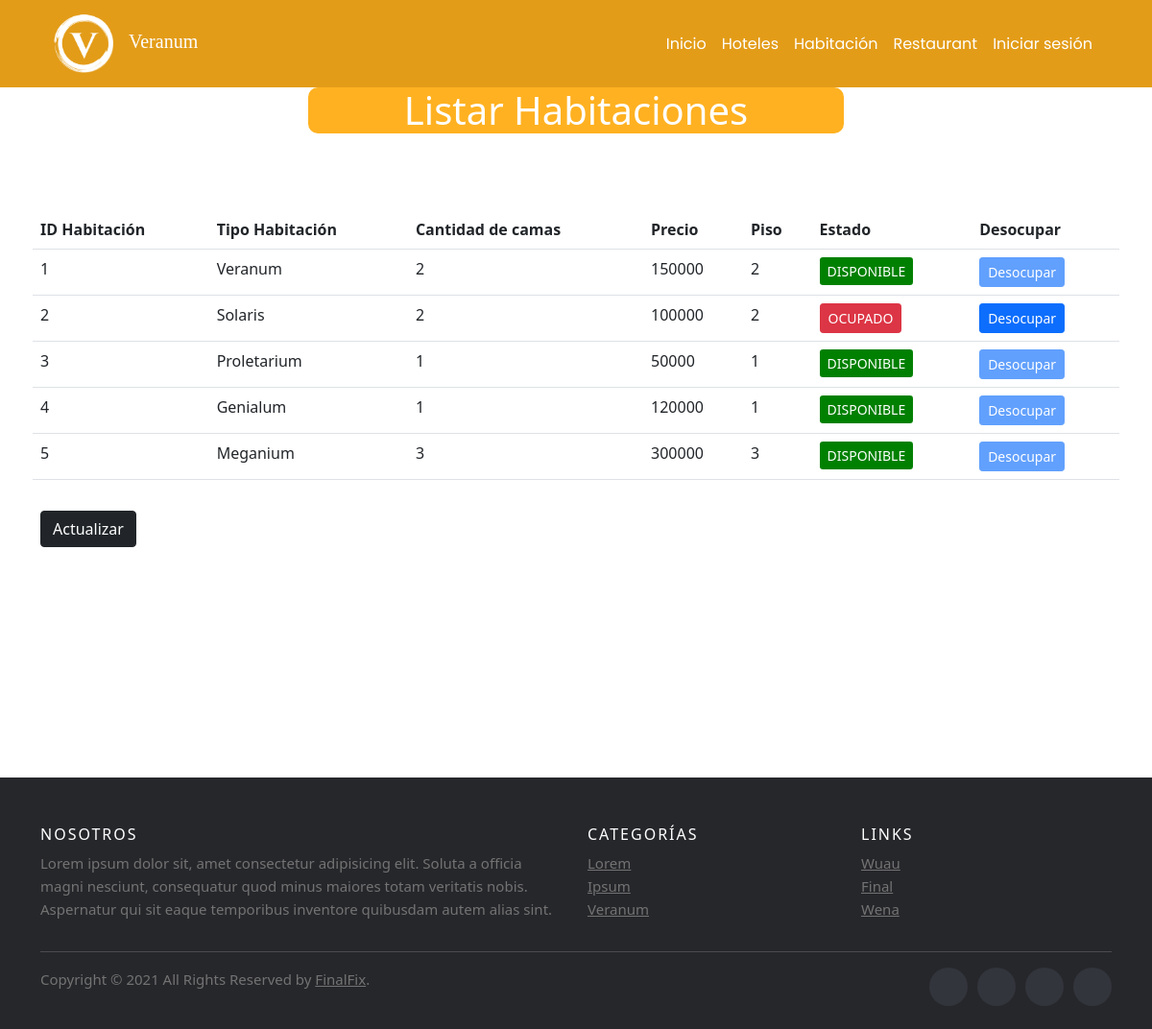
The app's page /listar/ with its own data.
### veranumApp/models.py (models this page shows)
class Habitacion(models.Model):
    id_habitacion = models.CharField(max_length=40, primary_key=True)
    tipo_Habitacion = models.CharField(max_length=50)
    cantidad_camas = models.IntegerField()
    precio = models.IntegerField()
    piso = models.IntegerField()
    estado = models.BooleanField()
    fecha_inicio = models.DateField(blank=True, null=True)
    fecha_termino = models.DateField(blank=True, null=True)
    cantidad_personas = models.IntegerField(blank=True, null=True)

### veranumApp/views.py (the view)
# urls.py: path('listar/', views.listar),
def listar(request):
    habitaciones = Habitacion.objects.all()
    data = {
        'habitaciones': habitaciones
    }
    return render(request,"listar.html",data)

### veranumApp/templates/listar.html (shortened to what this page needs)
<!DOCTYPE html>
<html lang="en">
<head>
  {% load static %}
    <link href="https://cdn.jsdelivr.net/npm/bootstrap@5.0.2/dist/css/bootstrap.min.css" rel="stylesheet">
    <link rel="stylesheet" href="{% static 'css/Habitaciones.css' %}">
    <link rel="stylesheet" href="{% static 'font-awesome-4.7.0/css/font-awesome.min.css' %}">
    <link rel="stylesheet" href="{% static 'css/reservas.css' %}">
    <link rel="stylesheet" href="{% static 'css/footer.css'%}">
    <link rel="stylesheet" href="{% static 'css/navbarB.css'%}">
</head>
<body>
  <header>
    <div class="container">
    <nav class="navbar navbar-expand-lg navbar-light">
        <div class="container-fluid">
          <a class="navbar-brand" href="http://127.0.0.1:8000/Index/"><img src="{% static 'css/img/logo.png' %}" alt="" style="width: 80px; height: 65px">Veranum</a>
          <div class="collapse navbar-collapse" id="navbarNavAltMarkup">
            <div class="navbar-nav ms-auto">
              <a class="nav-link active" aria-current="page" href="http://127.0.0.1:8000/Index/">Inicio</a>
              <a class="nav-link" href="#">Hoteles</a>
              <a class="nav-link active" aria-current="page" href="http://127.0.0.1:8000/habitaciones/">Habitación</a>
              <a class="nav-link" href="#">Restaurant</a>
              <li class="nav-item dropdown">
                {% if user.is_authenticated %}
                <a class="nav-link dropdown-toggle" href="#" id="navbarDropdownMenuLink" role="button" data-bs-toggle="dropdown" aria-expanded="false">
                  Cuenta
                </a>
                <ul class="dropdown-menu" aria-labelledby="navbarDropdownMenuLink">
                  <li><a class="dropdown-item" href="#" style="color: black !important;">Iformación de Cuenta</a></li>
                  <li><a href="/cerrar_sesion/" class="dropdown-item submit" href="#" style="color: black !important;">Cerrar Cesión</a></li>
                </ul>
                {% else %}
                <a class="nav-link" aria-current="page" href="http://127.0.0.1:8000/login/">Iniciar sesión</a>
                {% endif %}
            </li>
            </div>
          </div>
        </div>
      </nav>
    </div>
</header>
  <div class="container">
    <div class="titulo">
        <h1>Listar Habitaciones</h1>
    </div>
    <br><br><br>
    <form action="/listar/" class="row g-3" name="registro">
      <table class="table table-stripped table-hover table-responsive-sm">
        <tr>
          <th>ID Habitación</th>
          <th>Tipo Habitación</th>
          <th>Cantidad de camas</th>
          <th>Precio</th>
          <th>Piso</th>
          <th>Estado</th>
          <th>Desocupar</th>
        </tr>
        {% if habitaciones %}
        {% for d in habitaciones %}
        <tr>
          <td>{{d.id_habitacion}}</td>
          <td>{{d.tipo_Habitacion}}</td>
          <td>{{d.cantidad_camas}}</td>
          <td>{{d.precio}}</td>
          <td>{{d.piso}}</td>
          <td>
            {% if d.estado %}
            <button class="btn btn-primary btn-sm" style="border: none; background-color:green; " >DISPONIBLE</button>
            {% else %}
            <button class="btn btn-danger btn-sm">OCUPADO</button>
            {% endif %}
          </td>
          <td>
            {% if d.estado %}
            <a  disabled="disabled" href="{% url 'modificar' d.tipo_Habitacion %}" class="btn btn-primary btn-sm disabled">Desocupar</a>
            {% else %}
            <a href="{% url 'modificar' d.tipo_Habitacion %}" class="btn btn-primary btn-sm">Desocupar</a>
            {% endif %}
          </td>
        </tr>
        {% endfor %}
        {% endif %}
      </table>
        <div class="col-md-4">
            <button type="submit" class="btn btn-dark" id="btnF">Actualizar</button>
        </div>
    </form>
</div>
<br><br><br><br><br><br><br><br><br><br>
{% include 'footer.html' %}
</body>
  </html>

### veranumApp/templates/footer.html (shortened to what this page needs)
<!DOCTYPE html>
<html lang="en">
<head>
  {% load static %}
    <link href="https://cdn.jsdelivr.net/npm/bootstrap@5.0.2/dist/css/bootstrap.min.css" rel="stylesheet">
    <link rel="stylesheet" href="{% static 'font-awesome-4.7.0/css/font-awesome.min.css' %}">
    <link rel="stylesheet" href="{% static 'css/footer.css' %}">
</head>
<body>
</body>
<footer class="site-footer">
    <div class="container">
      <div class="row">
        <div class="col-sm-12 col-md-6">
          <h6>Nosotros</h6>
          <p class="text-justify">Lorem ipsum dolor sit, amet consectetur adipisicing elit. Soluta a officia magni nesciunt, consequatur quod minus maiores totam veritatis nobis. Aspernatur qui sit eaque temporibus inventore quibusdam autem alias sint.</p>
        </div>
        <div class="col-xs-6 col-md-3">
          <h6>Categorías</h6>
          <ul class="footer-links">
            <li><a href="#">Lorem</a></li>
            <li><a href="#">Ipsum</a></li>
            <li><a href="#">Veranum</a></li>
          </ul>
        </div>
        <div class="col-xs-6 col-md-3">
          <h6>Links</h6>
          <ul class="footer-links">
            <li><a href="#">Wuau</a></li>
            <li><a href="#">Final</a></li>
            <li><a href="#">Wena</a></li>
          </ul>
        </div>
      </div>
      <hr>
    </div>
    <div class="container">
      <div class="row">
        <div class="col-md-8 col-sm-6 col-xs-12">
          <p class="copyright-text">Copyright &copy; 2021 All Rights Reserved by
       <a href="#">FinalFix</a>.
          </p>
        </div>
        <div class="col-md-4 col-sm-6 col-xs-12">
          <ul class="social-icons">
            <li><a class="facebook" href="#"><i class="fa fa-facebook"></i></a></li>
            <li><a class="twitter" href="#"><i class="fa fa-twitter"></i></a></li>
            <li><a class="dribbble" href="#"><i class="fa fa-dribbble"></i></a></li>
            <li><a class="linkedin" href="#"><i class="fa fa-linkedin"></i></a></li>
          </ul>
        </div>
      </div>
    </div>
  </footer>
</html>

### veranumApp/static/css/Habitaciones.css (style rules this page uses)
body { font-family: "Baloo 2", cursive; font-size: 16px; color: #ffffff; text-rendering: optimizeLegibility; font-weight: initial; }
a, a:hover { text-decoration: none ; transition: color 0.3s ease-in-out; }

### veranumApp/static/css/reservas.css (style rules this page uses)
h1 { font-size: 400% ; background-color: rgba(255, 166, 0, 0.87); color: white; border-radius: 10px; width: 50%; margin: 0 auto; text-align: center !important; }

### veranumApp/static/css/footer.css (style rules this page uses)
.site-footer { background-color:#26272b; padding:45px 0 20px; font-size:15px; line-height:24px; color:#737373; }
.site-footer hr { border-top-color:#bbb; opacity:0.5 }
.site-footer h6 { color:#fff; font-size:16px; text-transform:uppercase; margin-top:5px; letter-spacing:2px }
.site-footer a { color:#737373; }
.footer-links { padding-left:0; list-style:none }
.footer-links li { display:block }
.footer-links a { color:#737373 }
.site-footer .social-icons { text-align:right }
.site-footer .social-icons a { width:40px; height:40px; line-height:40px; margin-left:6px; margin-right:0; border-radius:100%; background-color:#33353d }
.copyright-text { margin:0 }
.social-icons { padding-left:0; margin-bottom:0; list-style:none }
.social-icons li { display:inline-block; margin-bottom:4px }
.social-icons a { background-color:#eceeef; color:#818a91; font-size:16px; display:inline-block; line-height:44px; width:44px; height:44px; text-align:center; margin-right:8px; border-radius:100%; -webkit-transition:all .2s linear; -o-transition:all .2s linear; transition:all .2s linear }

### veranumApp/static/css/navbarB.css (style rules this page uses)
nav { align-content: flex-end; background-color:none; color: white; font-family: 'Poppins', sans-serif; text-align: center; }
header { background-color: rgba(224, 146, 0, 0.904); }
.navbar-brand { size: 50%; font-size: 150%; font-family: 'Cinzel', serif; }
header a { color: white !important; }

### records on screen
Habitacion: id_habitacion "1", tipo_Habitacion "Veranum", cantidad_camas "2", precio "150000", piso "2", estado "DISPONIBLE"
Habitacion: id_habitacion "2", tipo_Habitacion "Solaris", cantidad_camas "2", precio "100000", piso "2", estado "OCUPADO"
Habitacion: id_habitacion "3", tipo_Habitacion "Proletarium", cantidad_camas "1", precio "50000", piso "1", estado "DISPONIBLE"
Habitacion: id_habitacion "4", tipo_Habitacion "Genialum", cantidad_camas "1", precio "120000", piso "1", estado "DISPONIBLE"
Habitacion: id_habitacion "5", tipo_Habitacion "Meganium", cantidad_camas "3", precio "300000", piso "3", estado "DISPONIBLE"
